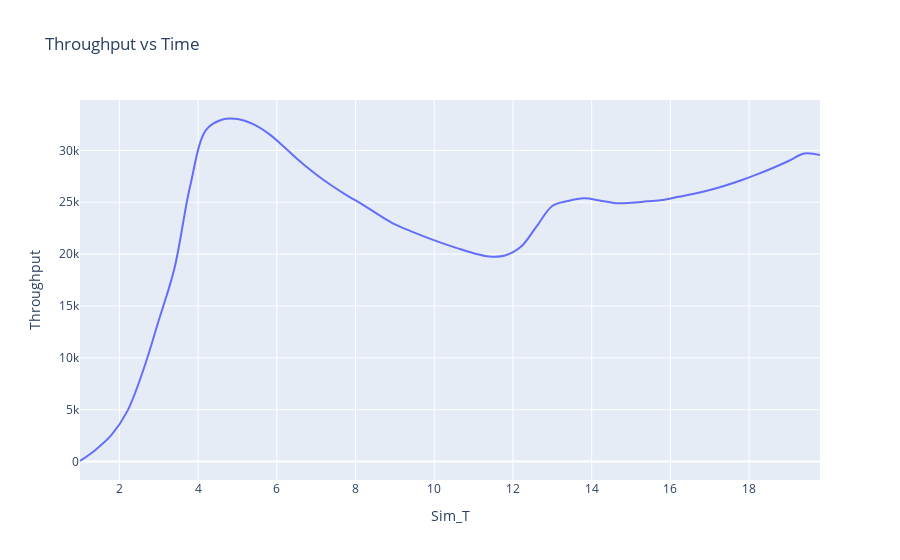

The notebook cell this image was saved under:
### Code cell
import pandas as pd
import numpy as np
import matplotlib.pyplot as plt
from matplotlib import pyplot as plt
from matplotlib import style
import math
import decimal
import plotly.express as px


cols = ['Sim_T', 'Data']
data = pd.read_csv('rxPkOk_at_server_BER-1e-7.csv',
    delimiter=',', skiprows=[0], names=cols)

df = pd.DataFrame(data)

max_time = float(math.ceil(df['Sim_T'].max()))
min_time = float(math.floor(df['Sim_T'].min()))

df_summary = df["Data"].groupby(pd.cut(df["Sim_T"], np.arange(
    min_time, max_time+0.4, 0.4), labels=np.arange(int(min_time), int(max_time), 
    decimal.Decimal('0.4')))).sum().cumsum().to_frame('rxPkOk_Sum').reset_index()

df2_summary = df_summary.astype(float)
df2_summary['Throughput'] = df2_summary['rxPkOk_Sum']/df2_summary['Sim_T']

print(df2_summary)

with open('csv_data.csv', 'w') as csv_file:
    df2_summary.to_csv(path_or_buf=csv_file)

df = pd.read_csv('csv_data.csv')

fig = px.line(df, x='Sim_T', y='Throughput',
    title='Throughput vs Time',line_shape='spline')
fig.show()

### Figure 1 — Plotly figure (JSON) as saved in the notebook; plotly's stock layout.template omitted (floating-point values rounded to 4 significant figures)
{"data": [{"hovertemplate": "Sim_T=%{x}<br>Throughput=%{y}<extra></extra>", "legendgroup": "", "line": {"color": "#636efa", "dash": "solid", "shape": "spline"}, "mode": "lines", "name": "", "orientation": "v", "showlegend": false, "type": "scatter", "x": [1, 1.4, 1.8, 2.2, 2.6, 3, 3.4, 3.8, 4.2, 4.6, 5, 5.4, 5.8, 6.2, 6.6, 7, 7.4, 7.8, 8.2, 8.6, 9, 9.4, 9.8, 10.2, 10.6, 11, 11.4, 11.8, 12.2, 12.6, 13, 13.4, 13.8, 14.2, 14.6, 15, 15.4, 15.8, 16.2, 16.6, 17, 17.4, 17.8, 18.2, 18.6, 19, 19.4, 19.8], "xaxis": "x", "y": [55, 1149.0, 2568.0, 4841.0, 8733.0, 13597, 18650.0, 26600.0, 31960.0, 32950.0, 33030.0, 32540.0, 31590.0, 30280.0, 28900.0, 27680.0, 26590.0, 25620.0, 24730.0, 23760.0, 22870.0, 22220.0, 21620.0, 21070.0, 20560.0, 20080.0, 19770.0, 19870.0, 20700.0, 22670.0, 24640.0, 25130.0, 25380.0, 25180.0, 24910.0, 24950.0, 25090.0, 25210.0, 25520.0, 25820.0, 26183, 26620.0, 27120.0, 27690.0, 28310.0, 28979, 29700.0, 29560.0], "yaxis": "y"}], "layout": {"legend": {"tracegroupgap": 0}, "title": {"text": "Throughput vs Time"}, "xaxis": {"anchor": "y", "domain": [0, 1], "title": {"text": "Sim_T"}}, "yaxis": {"anchor": "x", "domain": [0, 1], "title": {"text": "Throughput"}}}}
